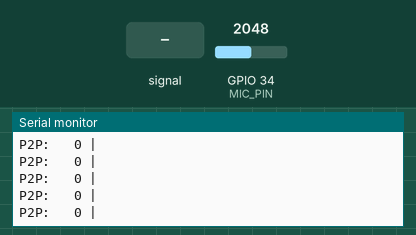
Simulated run of this sketch. Board: ESP32. Shown: the last lines printed to the serial monitor. The inputs (shaded band) are chosen by the test bench; at power-on: GPIO 34 (MIC_PIN) = 2048.

Above: at 1.2 s.
1.3 s: GPIO 34 (MIC_PIN) fed a 200 Hz sine of ±327 counts around its level
At 1.36 s:
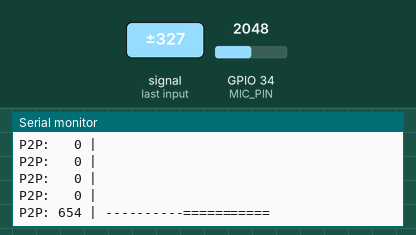
3.2 s: GPIO 34 (MIC_PIN) set to 4095
At 3.26 s:
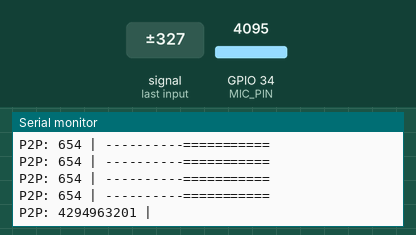

The sketch:

mic_test.ino
```cpp
/*
 * ============================================================
 * MICROPHONE CALIBRATION & TEST SCRIPT
 * For Library Monitoring System (ESP32)
 * ============================================================
 */

#define MIC_PIN 34  // Based on your latest wiring table

void setup() {
  Serial.begin(115200);
  Serial.println("\n--- Mic Test Initiated ---");
  Serial.println("Watch the [P2P] values and the sound bar below.");
  Serial.println("Try snapping your fingers or clapping!");
}

void loop() {
  unsigned long startMillis = millis();
  unsigned int peakToPeak = 0;
  unsigned int signalMax = 0;
  unsigned int signalMin = 4095;

  // Sample window: 50ms
  while (millis() - startMillis < 50) {
    unsigned int sample = analogRead(MIC_PIN);
    if (sample < 4095) { // filter out occasional ADC noise spikes
      if (sample > signalMax) signalMax = sample;
      else if (sample < signalMin) signalMin = sample;
    }
  }

  peakToPeak = signalMax - signalMin;

  // VISUALIZER: Create a simple bar for the Serial Monitor
  int barLength = map(peakToPeak, 0, 1500, 0, 50);
  String bar = "";
  for (int i = 0; i < barLength; i++) {
    if (i < 10) bar += "-";
    else if (i < 25) bar += "=";
    else bar += "#";
  }

  Serial.print("P2P: ");
  if (peakToPeak < 100) Serial.print(" ");
  if (peakToPeak < 10) Serial.print(" ");
  Serial.print(peakToPeak);
  Serial.print(" | ");
  Serial.println(bar);

  delay(50);
}
```

Measured:
- after the input at 1.3 s, the serial monitor: prints a new line after 0.05 s (image 1)
- after the input at 3.2 s, the serial monitor: prints a new line after 0.05 s (image 2)
